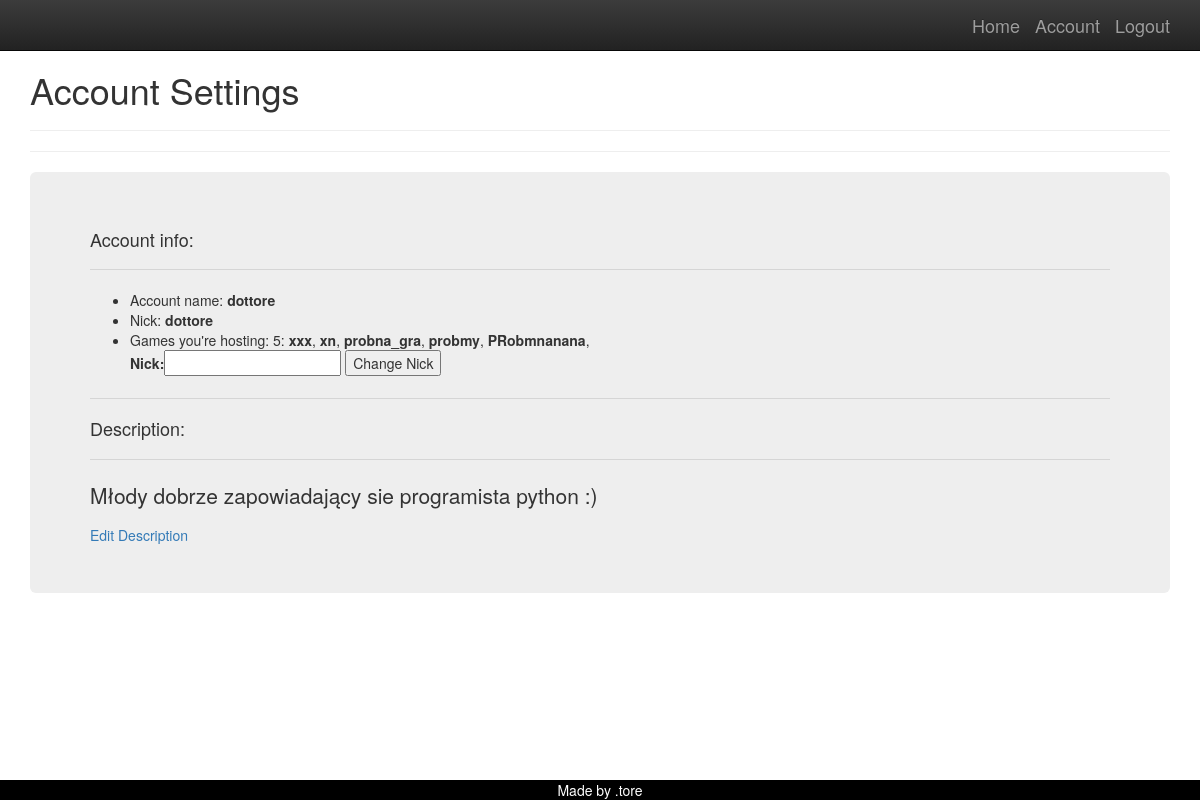
The page /player/account/dottore=pusty (signed in) on the database its author committed.
### player/models.py (models this page shows)
class Player(models.Model):
    name = models.ForeignKey(User,on_delete=models.CASCADE,related_name='player_name')
    parent= models.CharField(max_length = 10)
    nick = models.CharField(max_length=10 )
    in_game= models.BooleanField(default = False)
    description = models.TextField(max_length = 300, null = True)
    def __str__(self):
        return self.nick

### game/models.py (models this page shows, shortened)
class Game(models.Model):
    name = models.CharField(max_length=150)
    host = models.CharField(max_length=10)
    is_played = models.BooleanField(default = False)
    players_ready = models.IntegerField(default =0)
    max_players = models.IntegerField(default=4)
    who_is_ready = models.ManyToManyField(Player, related_name="guys_ready", blank=True)
    first_player = models.ForeignKey(Player, on_delete=models.CASCADE, related_name='pierwszy', blank=True, null=True)
    second_player = models.ForeignKey(Player, on_delete=models.CASCADE, related_name='drugi', blank=True, null=True)
    third_player = models.ForeignKey(Player, on_delete=models.CASCADE, related_name='trzeci', blank=True, null=True)
    forth_player = models.ForeignKey(Player, on_delete=models.CASCADE, related_name='czwarty', blank=True, null=True)

### player/views.py (the view)
# urls.py: path('account/<str:acc>=<str:notif>', account, name="player_account"),
@login_required
def account(request, acc, notif):
    usr =request.user
    player = Player.objects.get(parent=usr.username)
    form = ChangeNick
    hs = Game.objects.filter(host=player.nick)
    hs_nr = hs.count()
    noti = Notification.objects.get(name=notif)
    desc = player.description
    args = {'player':player,'form':form, 'games':hs, 'games_nr':hs_nr,'notification':noti.note, 'description':desc}
    return render(request, 'player/player_account.html', args)

### templates/player/player_account.html (shortened to what this page needs)
{% extends 'base.html' %}
{% block content %}
<h1>Account Settings</h1>
<hr>
<hr>
<div class = 'jumbotron'>
    <h4>Account info:</h4>
    <hr>
    <ul>
        <li>Account name:<strong> {{user.username}}</strong></li>
        <li>Nick: <strong>{{player}}</strong></li>
        <li>
            Games you're hosting: {{games_nr}}: {% for g in games %}
            <strong>{{g.name}}</strong>,
            {% endfor %}
        </li>
        <form method ="POST" action = '{% url 'change_nick' %}'>
{{form}}
    <button type = 'submit' name="create" value = 'ok'>Change Nick</button>
       </form>
    </ul>
    <hr>
    <h4> Description:</h4>
    <hr>
    <p>
        {{description}}
    </p>
    <a href='{% url "edit_description" user.username%}'>Edit Description</a>
</div>
</div>
{% endblock %}

### templates/base.html (style rules this page uses)
body { padding-top: 50px; padding-bottom: 20px; }

### rows shown on the page
Player: nick "dottore", description "Młody dobrze zapowiadający sie programista python :)"
Game: name "xxx"
Game: name "xn"
Game: name "probna_gra"
Game: name "probmy"
Game: name "PRobmnanana"

### other values the page prints
{{ user.username }} "dottore"
{{ games_nr }} "5"
